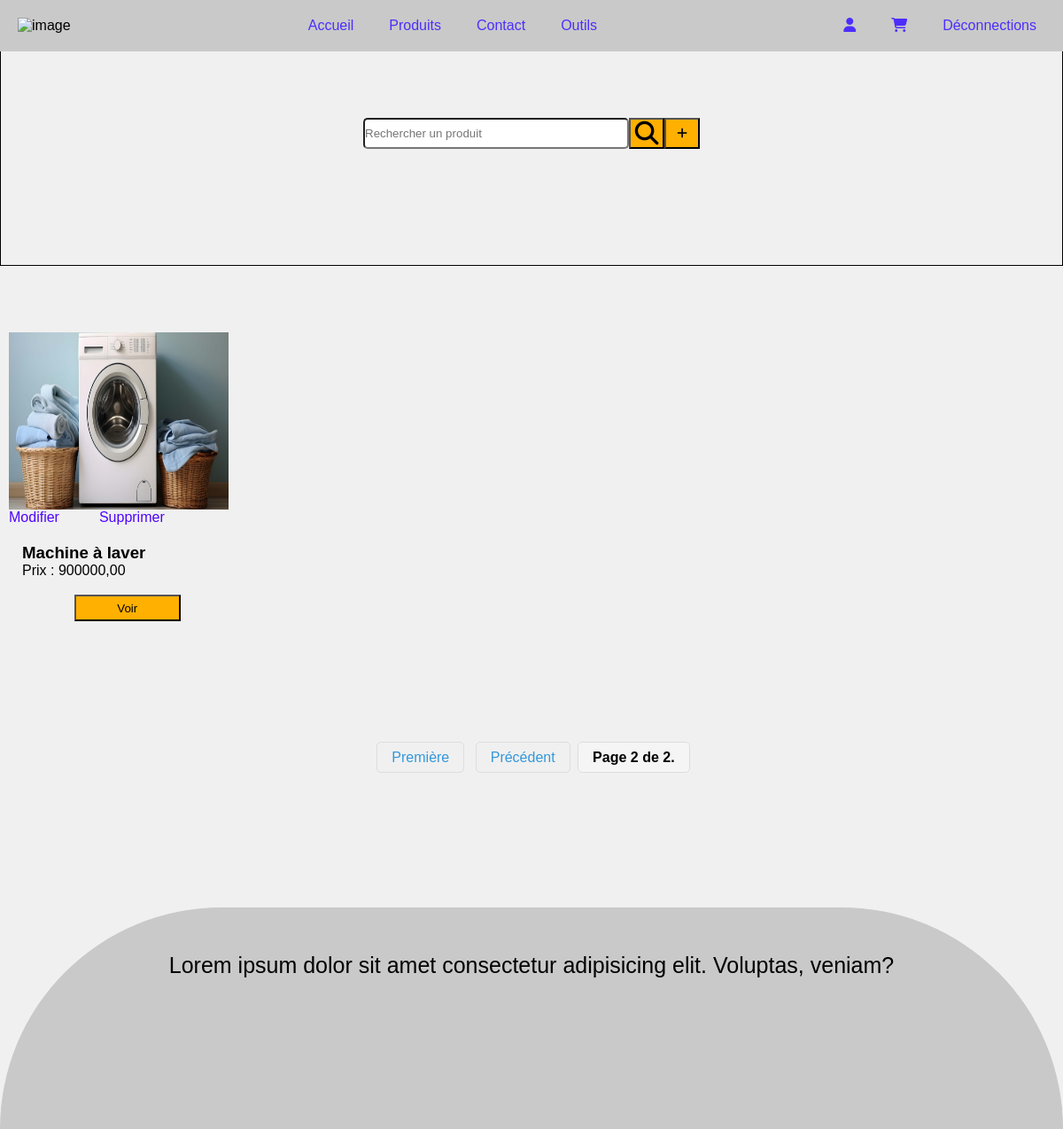
/tableau-de-bord/?page=2 (signed in), run on an earlier commit of the app's database.
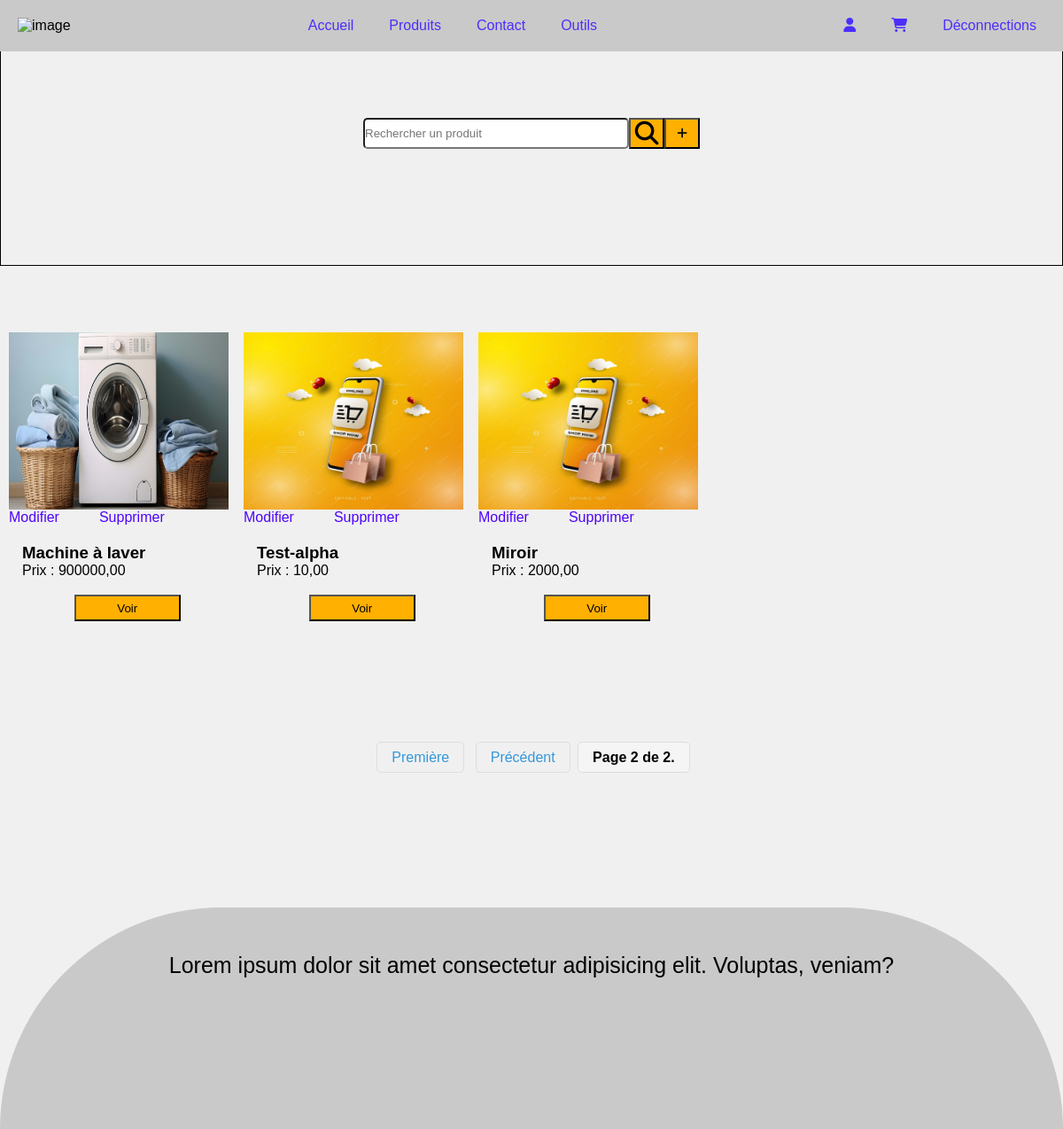
And on a later commit of the database.
### siteweb/models.py (models this page shows, shortened)
class Products(models.Model):
    author = models.ForeignKey(get_user_model(), on_delete=models.CASCADE)
    category = models.ForeignKey(Category, on_delete=models.SET_NULL, null=True, blank=True)
    name = models.CharField(max_length=100)
    description = models.TextField(max_length=300)
    price = models.DecimalField(max_digits=10, decimal_places=2)
    stock = models.PositiveIntegerField()
    slug = models.CharField(max_length=100, unique=True, blank=True)
    status = models.BooleanField(default=True)
    date_on = models.DateTimeField(auto_now_add=True)
    image = models.ImageField(upload_to='products', blank=True, null=True)

### siteweb/views.py (the view)
# urls.py: path('tableau-de-bord/', TableauBord.as_view(), name='tableau-de-bord'),
class TableauBord(LoginRequiredMixin, UserPassesTestMixin, ListView):
    template_name = 'siteweb/tableau-de-bord.html'
    model = Products
    context_object_name = 'products'
    paginate_by = 10
    def test_func(self):
        return self.request.user.groups.filter(name='Fournisseur')
    def get_queryset(self):
        q = self.request.GET.get('q')
        if q:
            return Products.objects.filter(name__icontains=q, author=self.request.user)
        return Products.objects.filter(author=self.request.user)

### siteweb/templates/siteweb/tableau-de-bord.html (shortened to what this page needs)
{% extends 'index1.html' %}
{% block header %}
{% load static %}
<link rel="stylesheet" href="{% static 'siteweb/css/product.css' %}">
<link rel="stylesheet" href="https://cdnjs.cloudflare.com/ajax/libs/font-awesome/6.6.0/css/all.min.css"
 />
{% endblock %}
{% block container %}
<div class="product-container">
    <div class="accueil-image">
        <form method="GET" action="{% url 'tableau-de-bord' %}" class="search-form">
            <input type="search" name="q" placeholder="Rechercher un produit">
            <button type="submit" class="search-buttom"></button>
            <a href="{% url 'create-product' %}"><button class="search-buttom" type="button"><i
                        class="fa-solid fa-plus"></i></button></a>
        </form>
    </div>
    <div class="container-article">
        {% for product in products %}
        <article>
            <a href="{% url 'detail-product' slug=product.slug %}">
                {% if product.image %}
                <div class="image-carte">
                    <img src="{{ product.image.url }}" alt="image">
                </div>
                {% else %}
                <div class="image-carte">
                    <img src="{% static 'siteweb/images/image.png' %}" alt="image">
                </div>
                {% endif %}
            </a>
            <ul style="display: flex; gap: 45px;">
                <li style="list-style: none;"><a href="{% url 'update-product' slug=product.slug %}"
                        style="text-decoration: none; color:#4e04fc ;">Modifier</a>
                <li style="list-style: none;"><a href="{% url 'delete-product' slug=product.slug %}"
                        style="text-decoration: none; color:#4e04fc ; ">Supprimer</a></li>
            </ul>
            <h3 style="margin-top: 20px; margin-left: 15px;">{{product.name}}</h3>
            <p style=" margin-left: 15px; margin-bottom: 0px;">
                Prix : {{product.price}}<br><br>
                <a href="{% url 'detail-product' slug=product.slug %}"><button type="button">Voir</button></a>
            </p>
        </article>
        {% endfor %}
    </div>
    <div class="pagination">
        <span class="step-links">
            {% if page_obj.has_previous %}
            <a href="?page=1">Première</a>
            <a href="?page={{ page_obj.previous_page_number }}">Précédent</a>
            {% endif %}
            <span class="current">
                Page {{ page_obj.number }} de {{ page_obj.paginator.num_pages }}.
            </span>
        </span>
    </div>
</div>
{% endblock %}

### siteweb/templates/index1.html (shortened to what this page needs)
<!DOCTYPE html>
<html lang="fr">
<head>
    {% load static %}
    <link rel="stylesheet" href="{% static 'css/styles1.css' %}">
    <link rel="stylesheet" href="https://cdnjs.cloudflare.com/ajax/libs/font-awesome/6.6.0/css/all.min.css"
 />
    {% block header %}{% endblock%}
</head>
<body>
    <header>
        <nav>
            <picture>
                <img src="" alt="image">
            </picture>
            <ul class="menu">
                <li><a href="{% url 'list-product' %}">Accueil</a></li>
                <li class="dropdown">
                    <a href="#">Produits</a>
                </li>
                <li><a href="{% url 'contact' %}">Contact</a></li>
                {% for group in request.user.groups.all %}
                {% if group.name == 'Fournisseur' %}
                <li><a href="{% url 'tableau-de-bord' %}">Outils</a></li>
                {% endif %}
                {% endfor %}
            </ul>
            <ul class="menu">
                {% if user.is_authenticated %}
                <li><a href="/profile"><i class="fa-solid fa-user"></i></a></li>
                <li><a href="{% url 'order-list-product' %}"><i class="fa-solid fa-cart-shopping"></i></a></li>
                <li><a href="/accounts/logout/">Déconnections</a></li>
                {% else %}
                <li><a href="/accounts/login/">se connecter</a></li>
                <li><a href="/accounts/signup/">creé compte</a></li>
                {% endif %}
            </ul>
        </nav>
    </header>
    <div class="container-base">
    {% block container %}{% endblock %}
    </div>
    <div class="footer-container">
        <p class="footer-title">Lorem ipsum dolor sit amet consectetur adipisicing elit. Voluptas, veniam?</p>
    </div>
</body>
</html>

### siteweb/static/css/styles1.css (style rules this page uses)
* { margin: 0; padding: 0; box-sizing: border-box; }
body { font-family: Arial, sans-serif; }
nav { background-color: #c9c9c9; padding: 10px; display: flex; width: 100%; align-items: center; justify-content: space-between; padding-right: 20px; padding-left: 20px; position: fixed; top: 0; z-index: 3; }
.menu { list-style-type: none; display: flex; gap: 20px; }
.menu li { position: relative; }
.menu a { color: rgb(76, 46, 252); text-decoration: none; padding: 10px; display: block; }
.footer-container { display: flex; align-items: flex-start; justify-content: center; margin-top: 150px; width: 100%; height: 250px; border-top-left-radius: 300px; border-top-right-radius: 300px; border: 1px solid #c9c9c9; background-color: #c9c9c9; }
.footer-title { width: 100%; height: auto; display: flex; font-size: 25px; margin: 50px; justify-content: center; }

### siteweb/static/siteweb/css/product.css (style rules this page uses)
body { background-color:#f0f0f0 ; }
.product-container { width: 100%; height: auto; margin-bottom: 100px; }
.container-article { display: grid; grid-template-columns: repeat(5,250px); grid-template-rows: repeat(7,auto); gap: 15px; margin-left: 10px; margin-right: 10px; margin-bottom: 10px; padding-bottom: 25px; }
button { width: 120px; height: 30px; background-color: #ffb000; margin-left: 25%; margin-right: 25%; }
.image-carte { width: 248px; max-width: 248px; height: 200px; object-fit: contain; }
.image-carte img { width: 100%; height: 200px; }
.pagination { text-align: center; margin-top: 20px; }
.pagination .step-links a { color: #3498db; padding: 8px 16px; margin: 0 4px; border: 1px solid #ddd; border-radius: 5px; text-decoration: none; }
.pagination .step-links .current { padding: 8px 16px; border: 1px solid #ddd; border-radius: 5px; background-color: #f5f5f5; }
.pagination .step-links { display: inline-block; padding: 10px; }
.pagination .step-links a { color: #3498db; padding: 8px 16px; margin: 0 4px; border: 1px solid #ddd; border-radius: 5px; text-decoration: none; transition: background-color 0.3s ease; }
.pagination .step-links .current { padding: 8px 16px; border: 1px solid #ddd; border-radius: 5px; background-color: #f5f5f5; font-weight: bold; }
.search-form button { padding: 0px; margin: 0px; }
.search-form { display: flex; justify-content: center; align-items: center; position: relative; z-index: 2; }
.accueil-image { width: 100%; height: 300px; border: solid 1px; margin-bottom: 75px; display: flex; justify-content: center; align-items: center; }
input { height: 35px; width: 300px; border-radius: 5px; }
.search-buttom { width: 40px; height: 35px; }

What changed in the data, as far as the page shows it:
added Products: name "Test-alpha", price "10,00"
added Products: name "Miroir", price "2000,00"
